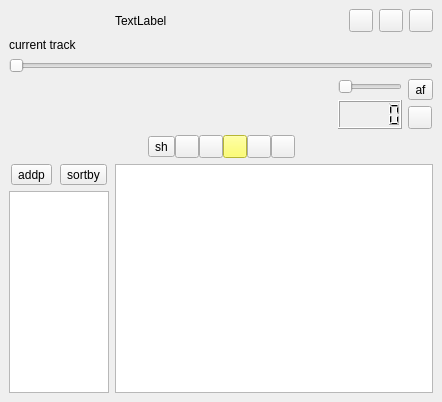
<?xml version="1.0" encoding="UTF-8"?>
<ui version="4.0">
 <class>MainWindow</class>
 <widget class="QMainWindow" name="MainWindow">
  <property name="geometry">
   <rect>
    <x>0</x>
    <y>0</y>
    <width>442</width>
    <height>402</height>
   </rect>
  </property>
  <property name="sizePolicy">
   <sizepolicy hsizetype="Maximum" vsizetype="Maximum">
    <horstretch>0</horstretch>
    <verstretch>0</verstretch>
   </sizepolicy>
  </property>
  <property name="windowTitle">
   <string>MainWindow</string>
  </property>
  <property name="autoFillBackground">
   <bool>false</bool>
  </property>
  <property name="styleSheet">
   <string notr="true"/>
  </property>
  <widget class="QWidget" name="centralwidget">
   <property name="styleSheet">
    <string notr="true"/>
   </property>
   <layout class="QGridLayout" name="gridLayout">
    <item row="7" column="3">
     <layout class="QHBoxLayout" name="horizontalLayout_6">
      <item>
       <widget class="QToolButton" name="btn_addp">
        <property name="text">
         <string>addp</string>
        </property>
       </widget>
      </item>
      <item>
       <widget class="QToolButton" name="btn_sort">
        <property name="text">
         <string>sortby</string>
        </property>
       </widget>
      </item>
     </layout>
    </item>
    <item row="8" column="3">
     <widget class="QTableView" name="tableView">
      <property name="sizePolicy">
       <sizepolicy hsizetype="Maximum" vsizetype="Minimum">
        <horstretch>0</horstretch>
        <verstretch>0</verstretch>
       </sizepolicy>
      </property>
      <property name="maximumSize">
       <size>
        <width>100</width>
        <height>16777215</height>
       </size>
      </property>
     </widget>
    </item>
    <item row="7" column="4" rowspan="2" colspan="14">
     <widget class="QTableView" name="playlistView">
      <property name="sizePolicy">
       <sizepolicy hsizetype="Expanding" vsizetype="Expanding">
        <horstretch>255</horstretch>
        <verstretch>255</verstretch>
       </sizepolicy>
      </property>
      <property name="sizeIncrement">
       <size>
        <width>255</width>
        <height>304</height>
       </size>
      </property>
      <attribute name="verticalHeaderDefaultSectionSize">
       <number>20</number>
      </attribute>
     </widget>
    </item>
    <item row="0" column="3">
     <spacer name="horizontalSpacer_3">
      <property name="orientation">
       <enum>Qt::Horizontal</enum>
      </property>
      <property name="sizeHint" stdset="0">
       <size>
        <width>40</width>
        <height>20</height>
       </size>
      </property>
     </spacer>
    </item>
    <item row="2" column="3" colspan="15">
     <widget class="QSlider" name="sldr_track">
      <property name="orientation">
       <enum>Qt::Horizontal</enum>
      </property>
     </widget>
    </item>
    <item row="6" column="3" colspan="15">
     <layout class="QHBoxLayout" name="horizontalLayout">
      <property name="spacing">
       <number>0</number>
      </property>
      <item>
       <spacer name="horizontalSpacer">
        <property name="orientation">
         <enum>Qt::Horizontal</enum>
        </property>
        <property name="sizeHint" stdset="0">
         <size>
          <width>40</width>
          <height>20</height>
         </size>
        </property>
       </spacer>
      </item>
      <item>
       <widget class="QToolButton" name="btn_shuffle">
        <property name="text">
         <string>sh</string>
        </property>
       </widget>
      </item>
      <item>
       <widget class="QToolButton" name="btn_previous">
        <property name="text">
         <string/>
        </property>
       </widget>
      </item>
      <item>
       <widget class="QToolButton" name="btn_stop">
        <property name="text">
         <string/>
        </property>
       </widget>
      </item>
      <item>
       <widget class="QToolButton" name="btn_play">
        <property name="styleSheet">
         <string notr="true">background-color: rgb(255, 255, 73);</string>
        </property>
        <property name="text">
         <string/>
        </property>
       </widget>
      </item>
      <item>
       <widget class="QToolButton" name="btn_pause">
        <property name="text">
         <string/>
        </property>
       </widget>
      </item>
      <item>
       <widget class="QToolButton" name="btn_next">
        <property name="text">
         <string/>
        </property>
       </widget>
      </item>
      <item>
       <spacer name="horizontalSpacer_2">
        <property name="orientation">
         <enum>Qt::Horizontal</enum>
        </property>
        <property name="sizeHint" stdset="0">
         <size>
          <width>40</width>
          <height>20</height>
         </size>
        </property>
       </spacer>
      </item>
     </layout>
    </item>
    <item row="5" column="17">
     <layout class="QGridLayout" name="gridLayout_2">
      <item row="0" column="1">
       <layout class="QVBoxLayout" name="verticalLayout_2">
        <item>
         <widget class="QToolButton" name="btn_addf">
          <property name="text">
           <string>af</string>
          </property>
         </widget>
        </item>
        <item>
         <widget class="QToolButton" name="btn_add">
          <property name="text">
           <string/>
          </property>
         </widget>
        </item>
       </layout>
      </item>
      <item row="0" column="0">
       <layout class="QVBoxLayout" name="verticalLayout">
        <item>
         <widget class="QSlider" name="sldr_vol">
          <property name="orientation">
           <enum>Qt::Horizontal</enum>
          </property>
         </widget>
        </item>
        <item>
         <widget class="QLCDNumber" name="num_vol"/>
        </item>
       </layout>
      </item>
     </layout>
    </item>
    <item row="0" column="17">
     <layout class="QHBoxLayout" name="horizontalLayout_7">
      <item>
       <spacer name="horizontalSpacer_4">
        <property name="orientation">
         <enum>Qt::Horizontal</enum>
        </property>
        <property name="sizeHint" stdset="0">
         <size>
          <width>40</width>
          <height>20</height>
         </size>
        </property>
       </spacer>
      </item>
      <item>
       <widget class="QToolButton" name="btn_minimize">
        <property name="text">
         <string/>
        </property>
       </widget>
      </item>
      <item>
       <widget class="QToolButton" name="btn_maximize">
        <property name="text">
         <string/>
        </property>
       </widget>
      </item>
      <item>
       <widget class="QToolButton" name="btn_close">
        <property name="text">
         <string/>
        </property>
       </widget>
      </item>
     </layout>
    </item>
    <item row="0" column="4" colspan="4">
     <widget class="QLabel" name="label">
      <property name="sizePolicy">
       <sizepolicy hsizetype="Minimum" vsizetype="Preferred">
        <horstretch>0</horstretch>
        <verstretch>0</verstretch>
       </sizepolicy>
      </property>
      <property name="text">
       <string>TextLabel</string>
      </property>
     </widget>
    </item>
    <item row="1" column="3" colspan="15">
     <widget class="QLabel" name="currentTrack">
      <property name="text">
       <string>current track</string>
      </property>
     </widget>
    </item>
   </layout>
  </widget>
 </widget>
 <resources/>
 <connections>
  <connection>
   <sender>sldr_vol</sender>
   <signal>valueChanged(int)</signal>
   <receiver>num_vol</receiver>
   <slot>display(int)</slot>
   <hints>
    <hint type="sourcelabel">
     <x>369</x>
     <y>68</y>
    </hint>
    <hint type="destinationlabel">
     <x>367</x>
     <y>87</y>
    </hint>
   </hints>
  </connection>
 </connections>
</ui>
